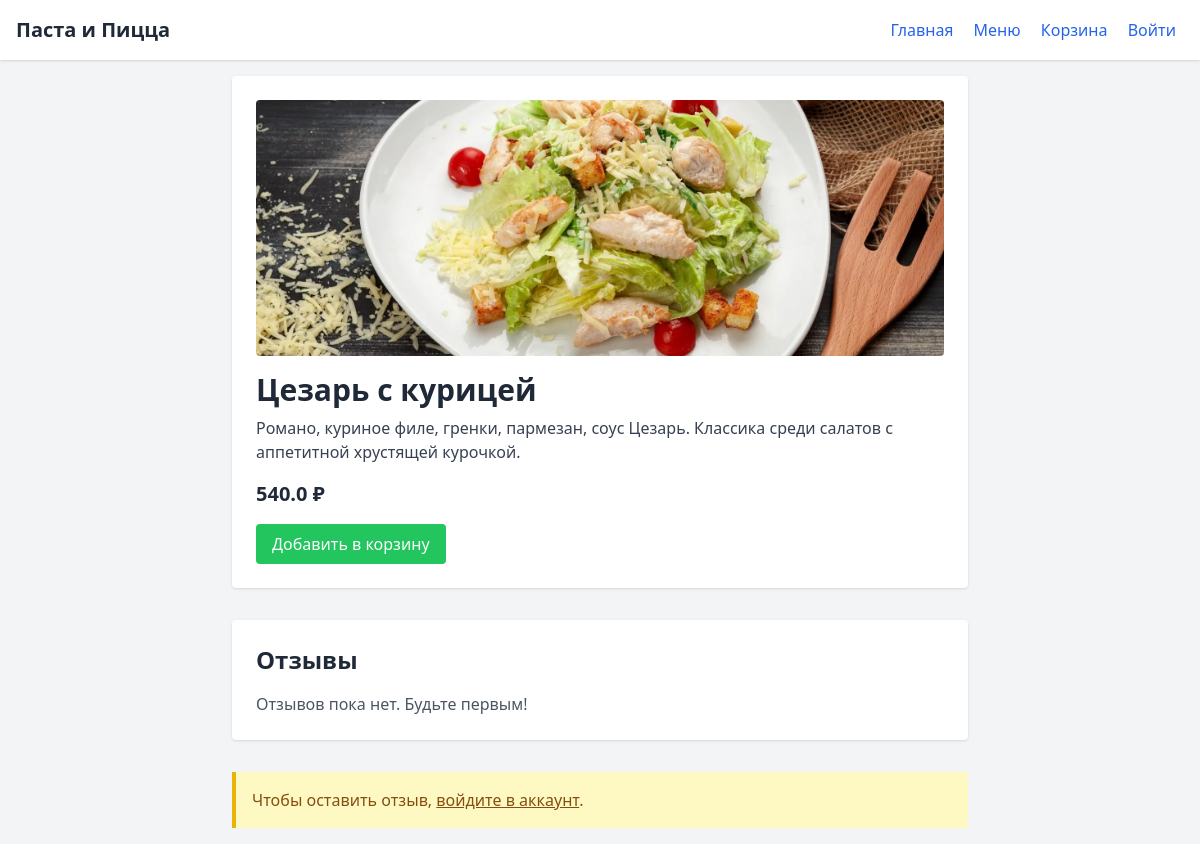
The app's page /dish/2 with its own data.
### tables this page shows
CREATE TABLE dishes (
    id INTEGER PRIMARY KEY AUTOINCREMENT,
    title TEXT,
    description TEXT,
    price REAL,
    category_id INTEGER,
    image TEXT,
    is_veg INTEGER DEFAULT 0,
    is_spicy INTEGER DEFAULT 0,
    FOREIGN KEY(category_id) REFERENCES categories(id)
);

### src/app.py (the view)
@app.route("/dish/<int:dish_id>")
def dish_detail(dish_id):
    dish = get_dish_by_id(dish_id)
    reviews = get_reviews_for_dish(dish_id)
    return render_template("dish_detail.html", dish=dish, reviews=reviews)

### src/app.py (called while the page is built)
@app.before_request
def before_request():
    get_db()

@app.teardown_appcontext
def teardown_db(exception):
    close_db()

def get_dish_by_id(dish_id):
    row = query_db("SELECT * FROM dishes WHERE id=?", (dish_id,), one=True)
    return dict(row) if row else None

def get_reviews_for_dish(dish_id):
    reviews = query_db(
        "SELECT r.rating, r.text, u.name, r.created_at FROM reviews r JOIN users u ON r.user_id = u.id WHERE r.dish_id=? ORDER BY r.created_at DESC",
        (dish_id,))
    return [dict(row) for row in reviews]

### src/database.py (called while the page is built)
def get_db():
    if 'db' not in g:
        conn = sqlite3.connect(DB_PATH)
        conn.row_factory = sqlite3.Row
        g.db = conn
    return g.db

def query_db(query, args=(), one=False):
    cur = get_db().execute(query, args)
    rv = cur.fetchall()
    cur.close()
    return (rv[0] if rv else None) if one else rv

### src/templates/dish_detail.html (shortened to what this page needs)
<!DOCTYPE html>
<html lang="ru">
<head>
  <script src="https://cdn.tailwindcss.com"></script>
</head>
<body class="bg-gray-100 text-gray-800">
  <header class="bg-white shadow p-4 flex justify-between items-center">
    <h1 class="text-xl font-bold">Паста и Пицца</h1>
    <nav>
      <a href="/" class="mx-2 text-blue-600 hover:underline">Главная</a>
      <a href="/menu" class="mx-2 text-blue-600 hover:underline">Меню</a>
      <a href="/cart" class="mx-2 text-blue-600 hover:underline">Корзина</a>
      {% if session.user_id %}
        <span class="mx-2 text-gray-700">Привет, {{ session.user_name }}!</span>
        <a href="/logout" class="mx-2 text-red-600 hover:underline">Выйти</a>
      {% else %}
        <a href="/login" class="mx-2 text-blue-600 hover:underline">Войти</a>
      {% endif %}
    </nav>
  </header>
  <main class="p-4 max-w-3xl mx-auto">
    <div class="bg-white shadow rounded p-6 mb-8">
      {% if dish.image %}
        <img src="{{ url_for('uploads', filename=dish.image) }}" alt="{{ dish.title }}" class="w-full h-64 object-cover rounded mb-4">
      {% endif %}
      <h2 class="text-3xl font-bold mb-2">{{ dish.title }}</h2>
      <p class="text-gray-700 mb-4">{{ dish.description }}</p>
      <p class="text-xl font-semibold mb-4">{{ dish.price }} ₽</p>
      <form action="/cart" method="post" class="inline">
        <button type="submit" class="px-4 py-2 bg-green-500 text-white rounded hover:bg-green-600">Добавить в корзину</button>
      </form>
    </div>
    <div class="bg-white shadow rounded p-6 mb-8">
      <h3 class="text-2xl font-bold mb-4">Отзывы</h3>
      {% if reviews %}
        <div class="space-y-4">
          {% for review in reviews %}
            <div class="border-b pb-2">
              <p class="text-yellow-500 mb-1">Оценка: {{ review.rating }} ⭐️</p>
              <p class="text-gray-800 mb-1">{{ review.text }}</p>
              <p class="text-sm text-gray-500">— {{ review.name }}, {{ review.created_at }}</p>
            </div>
          {% endfor %}
        </div>
      {% else %}
        <p class="text-gray-600">Отзывов пока нет. Будьте первым!</p>
      {% endif %}
    </div>
    {% if session.user_id %}
      <div class="bg-white shadow rounded p-6">
        <h3 class="text-2xl font-bold mb-4">Оставить отзыв</h3>
        <form action="/review/{{ dish.id }}" method="post">
          <label for="rating" class="block mb-2">Оценка (1–5):</label>
          <select name="rating" id="rating" class="mb-4 w-full border rounded px-3 py-2">
            {% for i in range(1,6) %}
              <option value="{{ i }}">{{ i }}</option>
            {% endfor %}
          </select>
          <label for="text" class="block mb-2">Ваш отзыв:</label>
          <textarea name="text" id="text" rows="4" class="w-full border rounded px-3 py-2 mb-4"></textarea>
          <button type="submit" class="px-4 py-2 bg-blue-600 text-white rounded hover:bg-blue-700">Отправить</button>
        </form>
      </div>
    {% else %}
      <div class="bg-yellow-100 border-l-4 border-yellow-500 p-4">
        <p class="text-yellow-800">Чтобы оставить отзыв, <a href="/login" class="underline">войдите в аккаунт</a>.</p>
      </div>
    {% endif %}
  </main>
</body>
</html>

### records on screen
dishes: image (picture), title "Цезарь с курицей", description "Романо, куриное филе, гренки, пармезан, соус Цезарь. Классика среди салатов с аппетитной хрустящей курочкой.", price "540.0"
